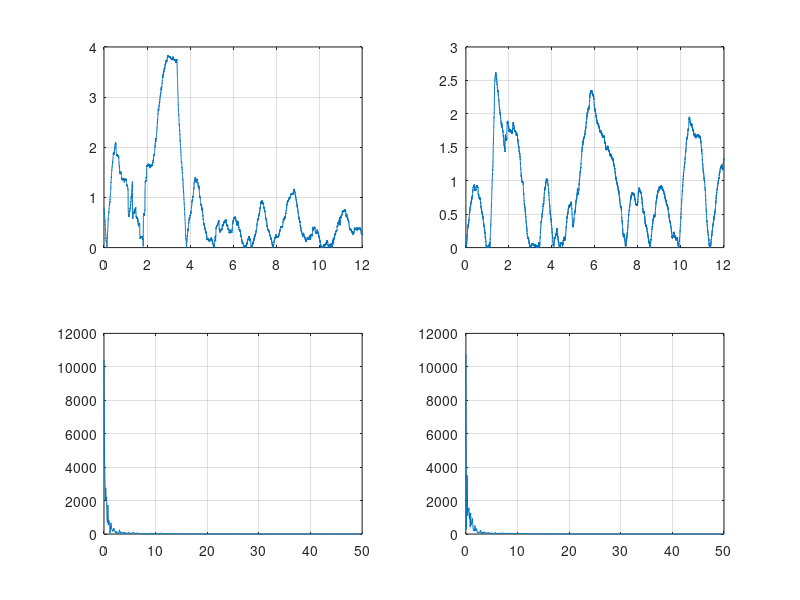

This chart was generated by the following MATLAB code:
clc;
clear all;
x=importdata('S_new_1_R2D7.mat');
y1=abs(x(1,:));
y2=y1(:,1:12000);
y3=abs(x(2,:));
y4=y3(:,1:12000);
fs=1000;                                            
t1 = 1/fs;                                                 
L=12000;                                           
t = (0:L-1)*t1;  
subplot(2,2,1)
plot(t,y2);
grid on
subplot(2,2,2)
plot(t,y4); 
grid on

Nsamps = length(y4);                    
f = 1000*(0:Nsamps/2-1)/Nsamps;           

I_fft = abs(fft(y2));                 
I_fft = I_fft(1:Nsamps/2);              

Q_fft = abs(fft(y4));               
Q_fft = Q_fft(1:Nsamps/2);             
subplot(2,2,3)
plot(f,I_fft);
xlim([0 50]);
grid on
subplot(2,2,4)
plot(f,Q_fft);
xlim([0 50]);
grid on
